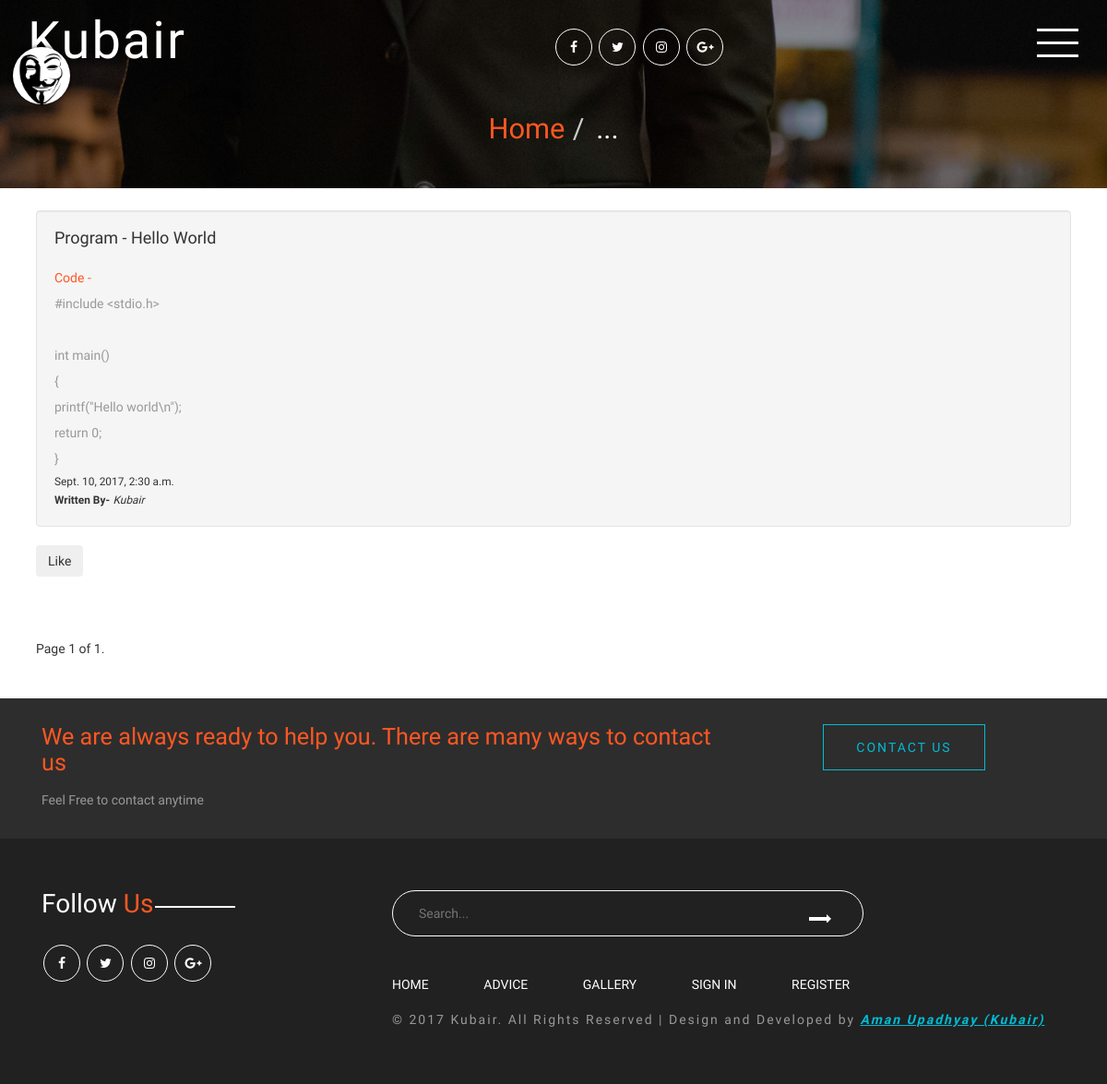
Screenshot of /c/ with the database file from the repository.
### programs/models.py (models this page shows, shortened)
class C_Program(models.Model):
    title=models.CharField(max_length=50,blank=False,default='Program Name')
    Program_code=models.TextField(blank=False,default='Programming Code')
    Created_time=models.DateTimeField(auto_now=True)
    author=models.ForeignKey('auth.User')
    likes=models.IntegerField(default=0)

### programs/views.py (the view)
# urls.py: url(r'^c/$', programs_views.C_Code, name="C"),
def C_Code(request):
    program = C_Program.objects.all().order_by('Created_time')
    paginator = Paginator(program, 5)
    page = request.GET.get('page')
    try:
        posts = paginator.page(page)
    except PageNotAnInteger:
        posts = paginator.page(1)
    except EmptyPage:
        posts = paginator.page(paginator.num_pages)
    contex = {'cp': posts}
    return render(request, 'C_Programs.html', contex)

### templates/C_Programs.html (shortened to what this page needs)
{% extends 'base.html' %}
{% load static %}
{% block content %}
    {% include 'snippts/header.html' %}
    {% for prog in cp %}
        <div class="container well-lg">
            <div class="col-md 6 well m-t-3">
                <h4>Program - {{ prog.title }}</h4>
                <br>
                <p class="bottom-right" style="color:#ff5722">Code - {{ prog.Program_code | linebreaks  }}</p>
                <small>{{ prog.Created_time }}</small>
                <br>
                <small><b>Written By-</b></small>
                <small><i>{{ prog.author }}</i></small>
            </div>
            <button id="likes" data-id="{{ prog.id }}" class="btnlikes btn btn-social-icon">Like
                {% if prog.likes > 0 %}{{ prog.likes }} {% endif %}</button>
        </div>
    {% endfor %}
    <div class="container well-lg">
    <div class="pagination">
        <span class="current">
            Page {{ cp.number }} of {{ cp.paginator.num_pages }}.</span>
    </div>
    </div>
    {% include 'snippts/contactus_footer.html' %}
    {% include 'snippts/footer.html' %}
{% endblock content %}

### Advises/static/css/style.css (style rules this page uses)
body { margin:0; font-family: 'Roboto Condensed', sans-serif; background: #fff; }
h1,h2,h3,h4,h5,h6 { margin:0; font-family: 'Oswald', sans-serif; }
p { margin:0; }
p { font-size: 1em; color: #999; line-height: 2em; }
.well { font-weight: 300; font-size: 14px; }

### rows the page displays
C_Program: title "Hello World", Program_code "#include <stdio.h> int main() { printf(\"Hello world\\n\"); return 0; }", Created_time "Sept. 10, 2017, 2:30 a.m.", author "Kubair"

### other values shown
{{ cp.number }} "1"
{{ cp.paginator.num_pages }} "1"
